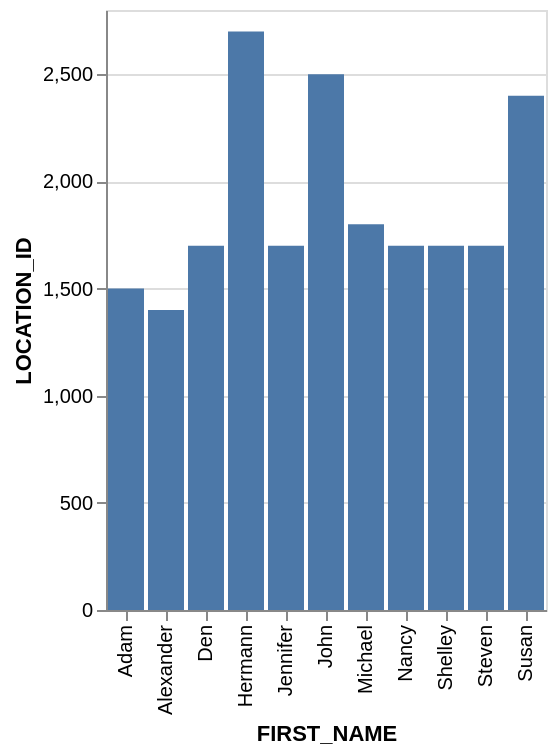

Describe this chart as a Vega-Lite specification.
### Vega-Lite specification from a JSON file in a GitHub repository (floating-point values rounded to 4 significant figures)
{"data": {"values": [{"x_data": "Steven", "y_data": 1700}, {"x_data": "Alexander", "y_data": 1400}, {"x_data": "Nancy", "y_data": 1700}, {"x_data": "Den", "y_data": 1700}, {"x_data": "Adam", "y_data": 1500}, {"x_data": "John", "y_data": 2500}, {"x_data": "Jennifer", "y_data": 1700}, {"x_data": "Michael", "y_data": 1800}, {"x_data": "Susan", "y_data": 2400}, {"x_data": "Hermann", "y_data": 2700}, {"x_data": "Shelley", "y_data": 1700}]}, "mark": "bar", "encoding": {"x": {"field": "x_data", "type": "nominal", "title": "FIRST_NAME", "sort": "ascending"}, "y": {"field": "y_data", "type": "quantitative", "title": "LOCATION_ID"}}}
